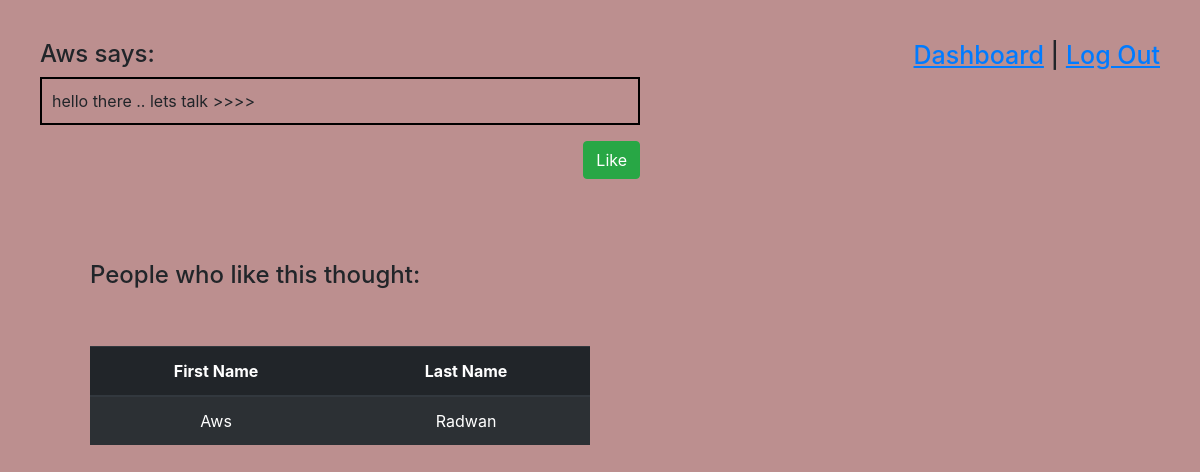
Page /thoughts/3 (signed in) on the committed database.
### belt_app/models.py (models this page shows)
class Post(models.Model):
    post = models.TextField(max_length=1000)
    user = models.ForeignKey(User, related_name="posts", on_delete = models.CASCADE)
    users_liked = models.ManyToManyField(User, related_name="liked_posts")
    created_at = models.DateTimeField(auto_now_add=True)
    updated_at = models.DateTimeField(auto_now=True)

class User(models.Model):
    first_name = models.CharField(max_length=255)
    last_name = models.CharField(max_length=255)
    email = models.TextField(max_length=500)
    password = models.TextField(max_length=500)
    created_at = models.DateTimeField(auto_now_add=True)
    updated_at = models.DateTimeField(auto_now=True)
    objects = UserManager()

### belt_app/views.py (the view)
# urls.py: path('thoughts/<int:id>', views.post_details),
def post_details(request, id):
    if 'id' in request.session:
        data = {
            'posts': Post.objects.all(),
            'users': User.objects.all(),
            'user': User.objects.get(id = request.session['id']),
            'post': Post.objects.get(id = id),
        }
        return render(request, 'post_details.html', data)
    return redirect('/')

### belt_app/templates/post_details.html (shortened to what this page needs)
<!DOCTYPE html>
<html lang="en">
<head>
    <link rel="stylesheet" href="https://maxcdn.bootstrapcdn.com/bootstrap/4.0.0/css/bootstrap.min.css">
</head>
<body>
    <header>
        <article class="pp">
            <h4> {{ post.user.first_name }} says:</h4>
                <div class="pp">
                    <p class="post"> {{post.post}} </p>
                    {% if post not in user.liked_posts.all %}
                        <form action="/like/{{post.id}}" method="POST" class="bbb">
                            <button type="submit" class="btn btn-success">Like</button>
                        </form>
                    {% else %}
                        <form action="/dislike/{{post.id}}" method="POST" class="bbb">
                            {% csrf_token %}
                            <input type="hidden" name="dislike">
                            <button type="submit" class="btn btn-danger">Unlike</button>
                        </form>
                    {% endif %}
                </div>
        </article>
        <article>
            <h3 id="oo"><a class="zzz" href="/thoughts">Dashboard</a> | <a class="zzz" href="/log_out">Log Out</a></h3>
        </article>
    </header>
    <br><br><br>
    <section>
        <h4>People who like this thought:</h4>
        <br><br>
        <table class="table table-striped table-dark">
            <thead>
                <tr>
                <th scope="col">First Name</th>
                <th scope="col">Last Name</th>
                </tr>
            </thead>
            <tbody>
                {% for x in post.users_liked.all %}
                <tr>
                    <td> {{ x.first_name }} </td>
                    <td> {{ x.last_name }} </td>
                </tr>
                {% endfor %}
            </tbody>
        </table>
    </section>
</body>
</html>

### belt_app/templates/post_details.html (style rules this page uses)
body { background-color: rosybrown; padding: 40px; }
header { display: flex; }
article { flex: 1; }
section { padding: 10px 50px; }
section { width: 600px; }
table { text-align: center; }
.post { width: 600px; padding: 10px; border: 2px solid black; }
.pp { width: 600px; }
.bbb { float: right; }
#oo { float: right; font-size: 25px; }
.zzz { text-decoration: underline; }

### rows in the picture
Post: user.first_name "Aws", post "hello there .. lets talk >>>>"
User: first_name "Aws", last_name "Radwan"
